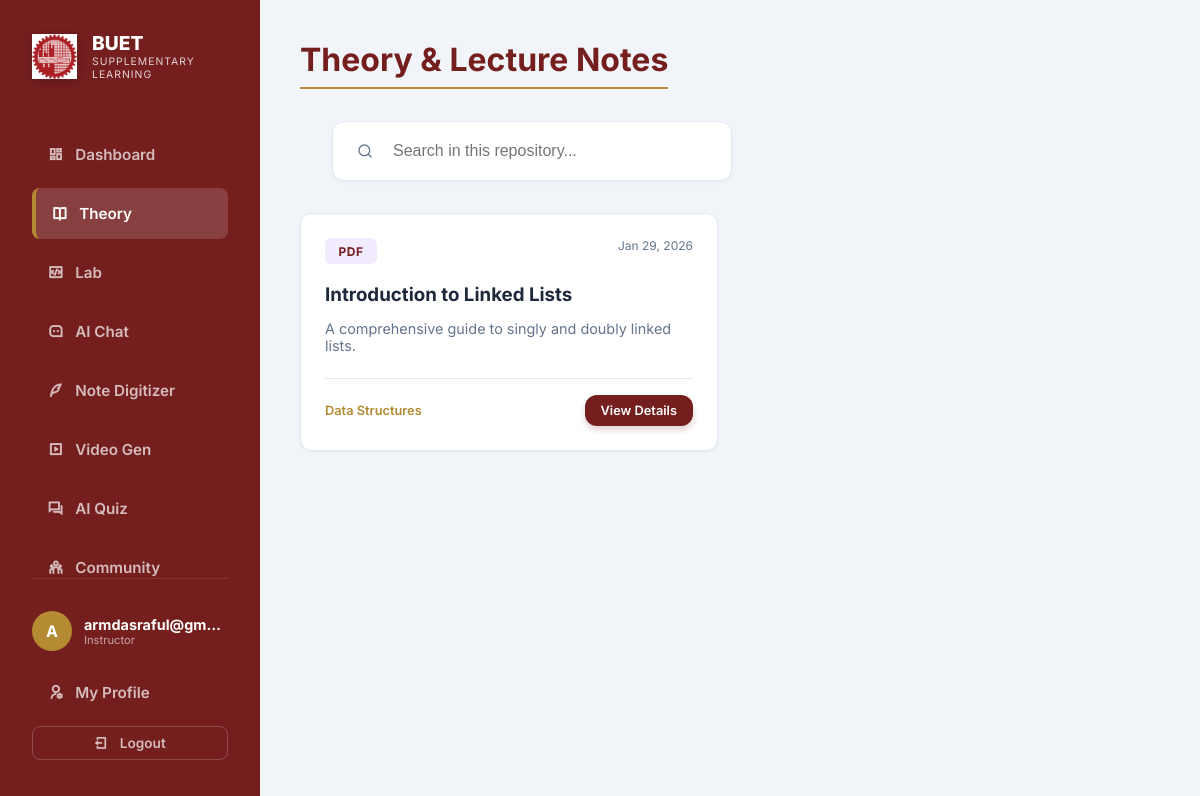
Before: /library/theory/ (signed in) with the older database file.
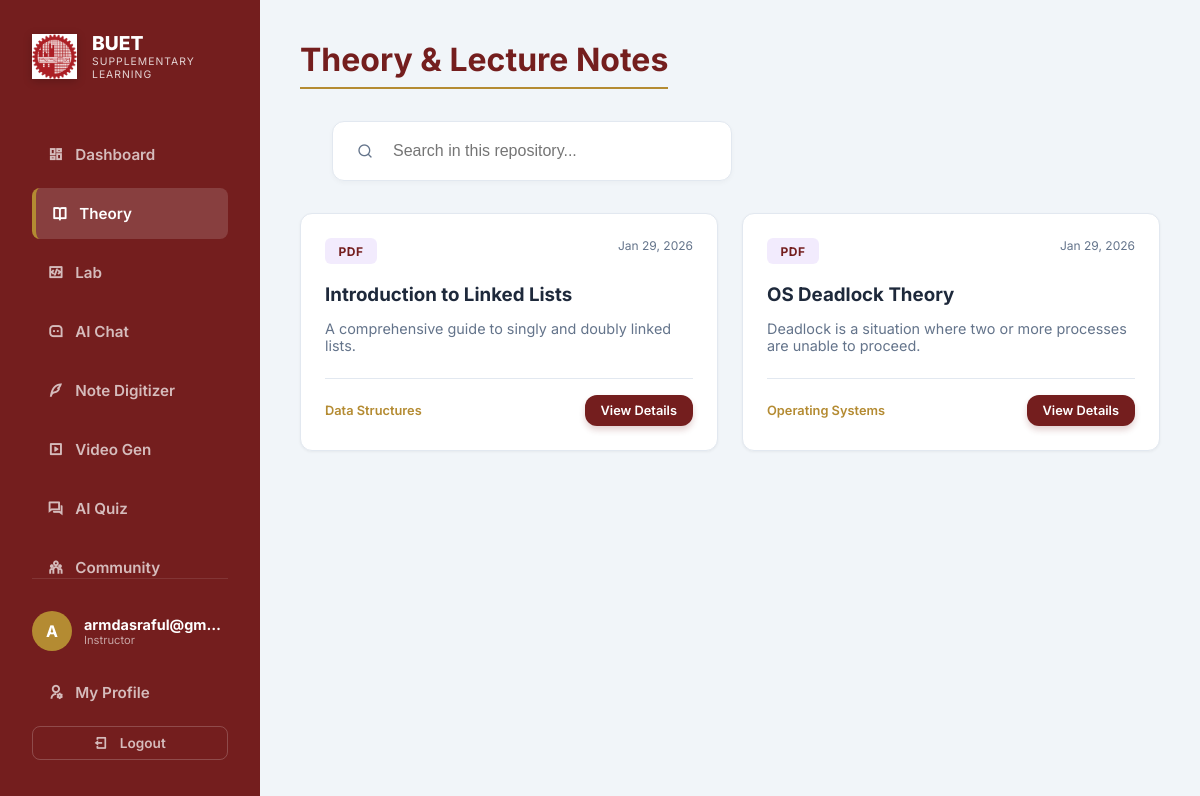
After: the same page with the newer database file.
### courses/models.py (models this page shows, shortened)
class CourseMaterial(models.Model):
    CATEGORY_CHOICES = [
        ('THEORY', 'Theory'),
        ('LAB', 'Lab'),
    ]
    FILE_TYPE_CHOICES = [
        ('SLIDE', 'Lecture Slide'),
        ('PDF', 'PDF Document'),
        ('CODE', 'Code File'),
        ('NOTE', 'Note/Reference'),
        ('OTHER', 'Other'),
    ]
    title = models.CharField(max_length=255)
    description = models.TextField(blank=True)
    category = models.CharField(max_length=10, choices=CATEGORY_CHOICES, default='THEORY')
    file_type = models.CharField(max_length=10, choices=FILE_TYPE_CHOICES, default='OTHER')
    file = models.FileField(upload_to='course_materials/', blank=True, null=True)
    text_content = models.TextField(blank=True, help_text="For notes or code snippets if no file is uploaded")
    topic = models.ForeignKey(Topic, on_delete=models.SET_NULL, null=True, blank=True, related_name='materials')
    week = models.PositiveIntegerField(null=True, blank=True)
    tags = models.CharField(max_length=255, blank=True, help_text="Comma-separated tags")
    created_at = models.DateTimeField(auto_now_add=True)
    updated_at = models.DateTimeField(auto_now=True)

class Topic(models.Model):
    name = models.CharField(max_length=200)
    description = models.TextField(blank=True)

### courses/views.py (the view)
# urls.py: path('library/<str:category>/', LibraryView.as_view(), name='library'),
class LibraryView(LoginRequiredMixin, TemplateView):
    template_name = "courses/library.html"
    def get_context_data(self, **kwargs):
        category = self.kwargs.get('category', 'theory')
        context = super().get_context_data(**kwargs)
        if category == 'lab':
            materials = CourseMaterial.objects.filter(file_type='CODE')
            context['title'] = "Lab Repository (Code)"
        else:
            materials = CourseMaterial.objects.exclude(file_type='CODE')
            context['title'] = "Theory & Lecture Notes"
        context['materials'] = materials
        context['category'] = category
        return context

### templates/courses/library.html (shortened to what this page needs)
{% extends 'base.html' %}
{% block content %}
<div class="header">
    <div class="page-title">{{ title }}</div>
    <div class="search-container" style="flex: 1; max-width: 400px; margin-left: 2rem;">
        <i class="ri-search-line" style="position: absolute; margin: 12px; color: var(--text-muted);"></i>
        <input type="text" id="library-search" class="search-input" placeholder="Search in this repository..."
            style="padding-left: 3rem; width: 100%;">
    </div>
</div>
<div class="grid" style="grid-template-columns: repeat(auto-fill, minmax(300px, 1fr)); gap: 1.5rem;"
    id="materials-grid">
    {% for item in materials %}
    <div class="card material-card" data-title="{{ item.title|lower }}" data-desc="{{ item.description|lower }}"
        onclick="window.location.href='/material-detail/{{ item.pk }}/'" style="cursor: pointer;">
        <div style="display: flex; justify-content: space-between; align-items: flex-start; margin-bottom: 1rem;">
            <div class="badge" style="background: rgba(124, 58, 237, 0.1); color: var(--primary);">
                {{ item.file_type }}
            </div>
            <span style="font-size: 0.75rem; color: var(--text-muted);">{{ item.created_at|date:"M d, Y" }}</span>
        </div>
        <h3 style="margin-bottom: 0.5rem; color: var(--text-main);">{{ item.title }}</h3>
        <p
            style="font-size: 0.9rem; color: var(--text-muted); margin-bottom: 1.5rem; display: -webkit-box; -webkit-line-clamp: 3; -webkit-box-orient: vertical; overflow: hidden;">
            {{ item.description }}
        </p>
        <div
            style="display: flex; justify-content: space-between; align-items: center; padding-top: 1rem; border-top: 1px solid var(--border-color);">
            <span style="font-size: 0.8rem; font-weight: 600; color: var(--secondary);">{{ item.topic.name }}</span>
            <a href="/material-detail/{{ item.pk }}/" class="btn-primary"
                style="padding: 0.5rem 1rem; font-size: 0.8rem; text-decoration: none;"
                onclick="event.stopPropagation();">View Details</a>
        </div>
    </div>
    {% endfor %}
</div>
{% endblock %}

Changed rows visible on the page:
added CourseMaterial: file_type "PDF", created_at "Jan 29, 2026", title "OS Deadlock Theory", description "Deadlock is a situation where two or more processes are unable to proceed.", topic.name "Operating Systems"
